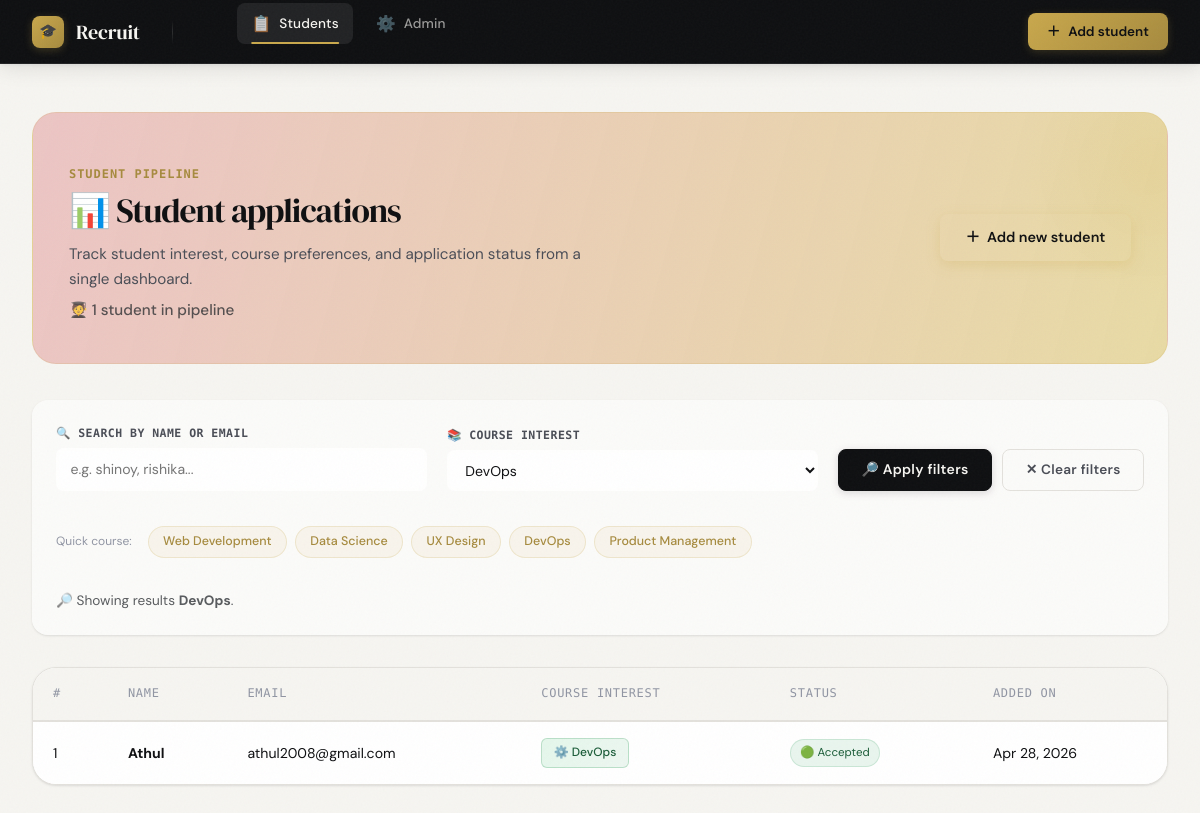
Page /?course_interest=devops on the committed database.
### students/models.py (models this page shows, shortened)
class Student(models.Model):
	COURSE_CHOICES = [
		("web_development", "Web Development"),
		("data_science", "Data Science"),
		("ux_design", "UX Design"),
		("devops", "DevOps"),
		("product_management", "Product Management"),
	]
	STATUS_CHOICES = [
		("new", "New"),
		("contacted", "Contacted"),
		("interviewing", "Interviewing"),
		("accepted", "Accepted"),
		("rejected", "Rejected"),
	]
	name = models.CharField(max_length=120)
	email = models.EmailField(unique=True)
	course_interest = models.CharField(max_length=32, choices=COURSE_CHOICES)
	status = models.CharField(max_length=24, choices=STATUS_CHOICES, default="new")
	created_at = models.DateTimeField(auto_now_add=True)

### students/views.py (the view)
# urls.py: path("", views.student_list, name="list"),
def student_list(request):
	query = request.GET.get("q", "").strip()
	course_interest = request.GET.get("course_interest", "").strip()
	students = Student.objects.all().order_by("-created_at")
	if query:
		students = students.filter(Q(name__icontains=query) | Q(email__icontains=query))
	if course_interest:
		students = students.filter(course_interest=course_interest)
	course_interest_label = dict(Student.COURSE_CHOICES).get(course_interest, "")
	context = {
		"students": students,
		"query": query,
		"course_interest": course_interest,
		"course_interest_label": course_interest_label,
		"course_choices": Student.COURSE_CHOICES,
		"total_count": students.count(),
	}
	return render(request, "students/student_list.html", context)

### students/templates/students/student_list.html (shortened to what this page needs)
{% extends 'students/base.html' %}
{% load static %}
{% block content %}
<div class="page-hero-card">
    <div class="title-group">
        <p class="eyebrow">Student pipeline</p>
        <h1>📊 Student applications</h1>
        <p>Track student interest, course preferences, and application status from a single dashboard.</p>
        <p class="text-muted" style="margin-top: 0.35rem; font-weight: 500;">
            🧑‍🎓 {{ total_count }} student{{ total_count|pluralize }} in pipeline
        </p>
    </div>
    <a href="{% url 'students:add' %}" class="btn-hero">
        <span aria-hidden="true">＋</span> Add new student
    </a>
</div>
<div class="toolbar-card">
    <form method="get" class="toolbar-grid">
        <div>
            <label for="q">🔍 Search by name or email</label>
            <input type="search" id="q" name="q" value="{{ query }}" placeholder="e.g. shinoy, rishika...">
        </div>
        <div>
            <label for="course_interest">📚 Course interest</label>
            <select id="course_interest" name="course_interest">
                {% for value, label in course_choices %}
                    <option value="{{ value }}"{% if value == course_interest %} selected{% endif %}>{{ label }}</option>
                {% endfor %}
            </select>
        </div>
        <div class="toolbar-actions">
            <button type="submit" class="btn btn-primary">
                🔎 Apply filters
            </button>
            {% if query or course_interest %}
            <a href="{% url 'students:list' %}" class="btn btn-outline-secondary">
                ✕ Clear filters
            </a>
            {% endif %}
        </div>
    </form>
    <div class="toolbar-pill-list">
        <span style="font-size: 0.75rem; color: var(--ink-ghost); margin-right: 0.5rem;">Quick course:</span>
        {% for value, label in course_choices|slice:':5' %}
            <a href="?course_interest={{ value }}" class="toolbar-pill">{{ label }}</a>
        {% endfor %}
    </div>
    {% if query or course_interest %}
    <p class="text-muted" style="margin-top: 1rem; margin-bottom: 0; font-size: 0.85rem;">
        🔎 Showing results{% if query %} for “<strong>{{ query }}</strong>”{% endif %}
        {% if course_interest %}<strong>{{ course_interest_label }}</strong>{% endif %}.
    </p>
    {% endif %}
</div>
<div class="card">
    <div class="card-body p-0">
        <div class="table-responsive">
            <table class="table table-hover mb-0">
                <thead>
                    <tr>
                        <th>#</th>
                        <th>Name</th>
                        <th>Email</th>
                        <th>Course Interest</th>
                        <th>Status</th>
                        <th>Added On</th>
                    </tr>
                </thead>
                <tbody>
                    {% for student in students %}
                    <tr>
                        <td>{{ forloop.counter }}</td>
                        <td><strong>{{ student.name }}</strong></td>
                        <td>{{ student.email }}</td>
                        <td>
                            {% if student.course_interest == 'web_development' %}
                                <span class="badge-course badge-course-web">💻 {{ student.get_course_interest_display }}</span>
                            {% elif student.course_interest == 'data_science' %}
                                <span class="badge-course badge-course-data">📊 {{ student.get_course_interest_display }}</span>
                            {% elif student.course_interest == 'ux_design' %}
                                <span class="badge-course badge-course-design">🎨 {{ student.get_course_interest_display }}</span>
                            {% elif student.course_interest == 'devops' %}
                                <span class="badge-course badge-course-devops">⚙️ {{ student.get_course_interest_display }}</span>
                            {% elif student.course_interest == 'product_management' %}
                                <span class="badge-course badge-course-product">📈 {{ student.get_course_interest_display }}</span>
                            {% else %}
                                <span class="badge-course">{{ student.get_course_interest_display }}</span>
                            {% endif %}
                        </td>
                        <td>
                            {% if student.status == 'new' %}
                                <span class="status-badge badge-new">🟡 New</span>
                            {% elif student.status == 'contacted' %}
                                <span class="status-badge badge-contacted">🔵 Contacted</span>
                            {% elif student.status == 'interviewing' %}
                                <span class="status-badge badge-interviewing">🟣 Interviewing</span>
                            {% elif student.status == 'accepted' %}
                                <span class="status-badge badge-accepted">🟢 Accepted</span>
                            {% elif student.status == 'rejected' %}
                                <span class="status-badge badge-rejected">🔴 Rejected</span>
                            {% else %}
                                <span class="status-badge badge-secondary">{{ student.status }}</span>
                            {% endif %}
                        </td>
                        <td>{{ student.created_at|date:"M d, Y" }}</td>
                    </tr>
                    {% endfor %}
                </tbody>
            </table>
        </div>
    </div>
</div>
{% endblock %}

### students/templates/students/student_list.html (style rules this page uses)
.page-hero-card { display: flex; flex-wrap: wrap; align-items: center; justify-content: space-between; gap: 2rem; background: linear-gradient(105deg, rgba(233, 185, 185, 0.8) 0%, rgba(231, 216, 156, 0.9) 100%); backdrop-filter: blur(14px); -webkit-backdrop-filter: blur(14px); border: 1px solid rgba(201,168,76,0.18); border-radius: var(--radius-xl); padding: 2.5rem 2.25rem; margin-bottom: 2.25rem; box-shadow: var(--shadow-gold), var(--shadow-sm); position: relative; overflow: hidden; }
.page-hero-card::before { content: ''; position: absolute; top: -30%; right: -10%; width: 260px; height: 260px; background: radial-gradient(circle, rgba(201,168,76,0.12) 0%, transparent 70%); pointer-events: none; }
.title-group .eyebrow { font-family: var(--font-mono); font-size: 0.75rem; font-weight: 600; letter-spacing: 0.08em; text-transform: uppercase; color: var(--gold-dark); margin-bottom: 0.4rem; }
.title-group h1 { font-family: var(--font-display); font-size: 2.1rem; font-weight: 400; color: var(--ink); line-height: 1.15; margin-bottom: 0.65rem; }
.title-group p { color: var(--ink-soft); font-size: 0.95rem; max-width: 540px; line-height: 1.65; }
.btn-hero { display: inline-flex; align-items: center; gap: 0.45rem; padding: 0.75rem 1.6rem; background: var(--accent-gradient); color: #0e0f11; font-weight: 600; font-size: 0.9rem; border-radius: var(--radius); text-decoration: none; box-shadow: 0 4px 14px rgba(201,168,76,0.25); transition: all 0.25s var(--ease-in-out); white-space: nowrap; }
.toolbar-card { background: rgba(255,255,255,0.6); backdrop-filter: blur(12px); -webkit-backdrop-filter: blur(12px); border: 1px solid var(--surface-3); border-radius: var(--radius-lg); padding: 1.5rem; margin-bottom: 2rem; box-shadow: var(--shadow-sm); }
.toolbar-grid { display: grid; grid-template-columns: 1fr 1fr auto; gap: 1.25rem; align-items: end; }
.toolbar-grid label { font-family: var(--font-mono); font-size: 0.72rem; font-weight: 600; letter-spacing: 0.04em; text-transform: uppercase; color: var(--ink-soft); margin-bottom: 0.35rem; display: block; }
.toolbar-grid input, .toolbar-grid select { width: 100%; border: 1px solid var(--surface-3); border-radius: var(--radius); padding: 0.65rem 0.9rem; font-size: 0.88rem; background: rgba(255,255,255,0.7); backdrop-filter: blur(4px); -webkit-backdrop-filter: blur(4px); transition: all 0.2s; }
.toolbar-actions { display: flex; gap: 0.65rem; align-items: center; }
.toolbar-pill-list { display: flex; flex-wrap: wrap; gap: 0.5rem; margin-top: 1.2rem; }
.toolbar-pill { display: inline-flex; align-items: center; gap: 0.2rem; padding: 0.3rem 0.9rem; border-radius: 50px; background: rgba(201,168,76,0.08); border: 1px solid rgba(201,168,76,0.2); color: var(--gold-dark); font-size: 0.78rem; font-weight: 500; text-decoration: none; transition: all 0.2s; }
.table tbody td { vertical-align: middle; }
.status-badge { display: inline-flex; align-items: center; gap: 0.4rem; font-size: 0.72rem; padding: 0.3em 0.8em; border-radius: 20px; }
.badge-accepted { background: rgba(76,170,114,0.12); color: #1a5c38; border: 1px solid rgba(76,170,114,0.2); }
.badge-course { display: inline-flex; align-items: center; gap: 0.4rem; font-size: 0.75rem; padding: 0.4em 0.95em; border-radius: 6px; font-weight: 500; border: 1px solid transparent; }
.badge-course-devops { background: linear-gradient(135deg, rgba(76,201,120,0.15) 0%, rgba(76,170,114,0.1) 100%); color: #1a5c38; border-color: rgba(76,170,114,0.3); }

### rows in the picture
Student: course_interest "DevOps", name "Athul", email "athul2008@gmail.com", status "🟢 Accepted", created_at "Apr 28, 2026"

### other values in the picture
{{ total_count }} "1"
{{ label }} "Web Development" "Data Science" "UX Design" "DevOps" "Product Management"
form field course_interest "DevOps"
